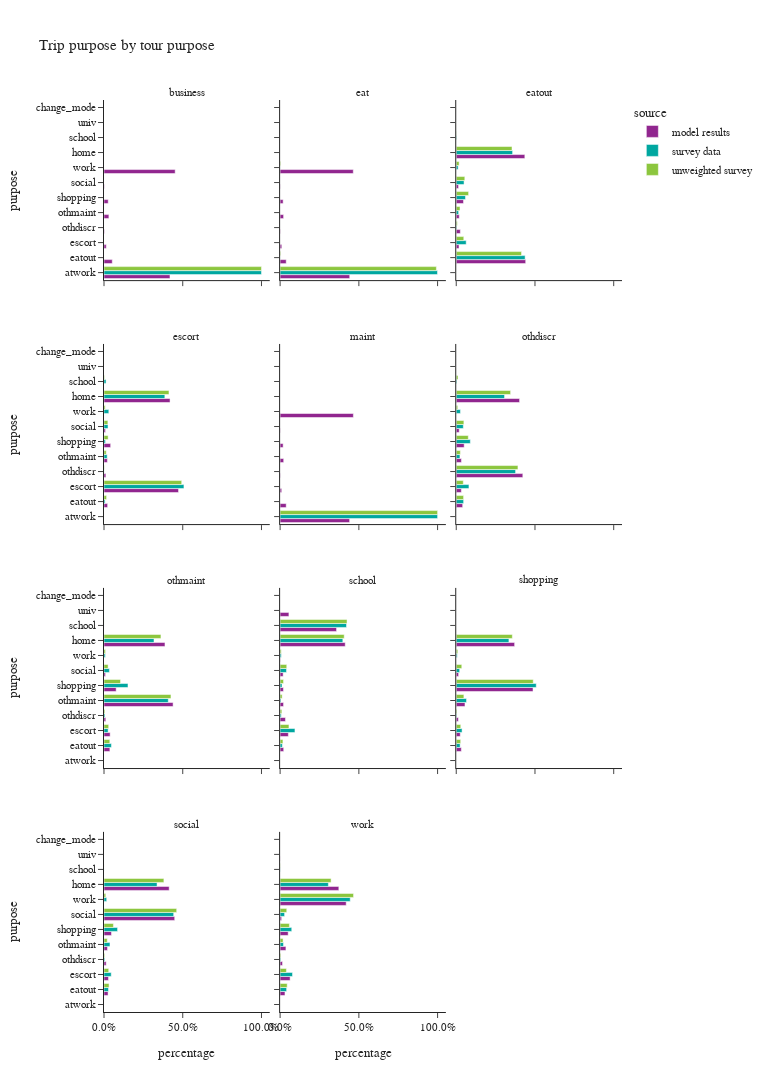

Notebook cell for this chart:
### Code cell
plot_purpose(trip_wTour,'tour_type','tour purpose',3,1200)

### Figure 1 — Plotly figure (JSON) as saved in the notebook; plotly's stock layout.template omitted (floating-point values rounded to 4 significant figures)
{"data": [{"alignmentgroup": "True", "hovertemplate": "source=model results<br>tour_type=business<br>percentage=%{x}<br>purpose=%{y}<extra></extra>", "legendgroup": "model results", "marker": {"color": "#91268F", "pattern": {"shape": ""}}, "name": "model results", "offsetgroup": "model results", "orientation": "h", "showlegend": true, "textposition": "auto", "type": "bar", "x": [0.419, 0.05248, 0.01428, 0.002597, 0.03101, 0.02671, 0.002024, 0.4519], "xaxis": "x10", "y": ["atwork", "eatout", "escort", "othdiscr", "othmaint", "shopping", "social", "work"], "yaxis": "y10"}, {"alignmentgroup": "True", "hovertemplate": "source=model results<br>tour_type=eat<br>percentage=%{x}<br>purpose=%{y}<extra></extra>", "legendgroup": "model results", "marker": {"color": "#91268F", "pattern": {"shape": ""}}, "name": "model results", "offsetgroup": "model results", "orientation": "h", "showlegend": false, "textposition": "auto", "type": "bar", "x": [0.4419, 0.03861, 0.01055, 0.001796, 0.02202, 0.01919, 0.001364, 0.4646], "xaxis": "x11", "y": ["atwork", "eatout", "escort", "othdiscr", "othmaint", "shopping", "social", "work"], "yaxis": "y11"}, {"alignmentgroup": "True", "hovertemplate": "source=model results<br>tour_type=eatout<br>percentage=%{x}<br>purpose=%{y}<extra></extra>", "legendgroup": "model results", "marker": {"color": "#91268F", "pattern": {"shape": ""}}, "name": "model results", "offsetgroup": "model results", "orientation": "h", "showlegend": false, "textposition": "auto", "type": "bar", "x": [0.441, 0.0176, 0.4356, 0.02599, 0.01918, 0.04607, 0.01463], "xaxis": "x12", "y": ["eatout", "escort", "home", "othdiscr", "othmaint", "shopping", "social"], "yaxis": "y12"}, {"alignmentgroup": "True", "hovertemplate": "source=model results<br>tour_type=escort<br>percentage=%{x}<br>purpose=%{y}<extra></extra>", "legendgroup": "model results", "marker": {"color": "#91268F", "pattern": {"shape": ""}}, "name": "model results", "offsetgroup": "model results", "orientation": "h", "showlegend": false, "textposition": "auto", "type": "bar", "x": [0.02294, 0.4732, 0.4193, 0.01178, 0.02128, 0.0422, 0.009251], "xaxis": "x7", "y": ["eatout", "escort", "home", "othdiscr", "othmaint", "shopping", "social"], "yaxis": "y7"}, {"alignmentgroup": "True", "hovertemplate": "source=model results<br>tour_type=maint<br>percentage=%{x}<br>purpose=%{y}<extra></extra>", "legendgroup": "model results", "marker": {"color": "#91268F", "pattern": {"shape": ""}}, "name": "model results", "offsetgroup": "model results", "orientation": "h", "showlegend": false, "textposition": "auto", "type": "bar", "x": [0.4413, 0.03852, 0.01002, 0.001696, 0.02259, 0.01921, 0.001521, 0.4652], "xaxis": "x8", "y": ["atwork", "eatout", "escort", "othdiscr", "othmaint", "shopping", "social", "work"], "yaxis": "y8"}, {"alignmentgroup": "True", "hovertemplate": "source=model results<br>tour_type=othdiscr<br>percentage=%{x}<br>purpose=%{y}<extra></extra>", "legendgroup": "model results", "marker": {"color": "#91268F", "pattern": {"shape": ""}}, "name": "model results", "offsetgroup": "model results", "orientation": "h", "showlegend": false, "textposition": "auto", "type": "bar", "x": [0.04068, 0.03245, 0.4022, 0.4227, 0.03284, 0.05037, 0.01877], "xaxis": "x9", "y": ["eatout", "escort", "home", "othdiscr", "othmaint", "shopping", "social"], "yaxis": "y9"}, {"alignmentgroup": "True", "hovertemplate": "source=model results<br>tour_type=othmaint<br>percentage=%{x}<br>purpose=%{y}<extra></extra>", "legendgroup": "model results", "marker": {"color": "#91268F", "pattern": {"shape": ""}}, "name": "model results", "offsetgroup": "model results", "orientation": "h", "showlegend": false, "textposition": "auto", "type": "bar", "x": [0.0373, 0.03896, 0.3872, 0.01131, 0.4387, 0.07719, 0.009304], "xaxis": "x4", "y": ["eatout", "escort", "home", "othdiscr", "othmaint", "shopping", "social"], "yaxis": "y4"}, {"alignmentgroup": "True", "hovertemplate": "source=model results<br>tour_type=school<br>percentage=%{x}<br>purpose=%{y}<extra></extra>", "legendgroup": "model results", "marker": {"color": "#91268F", "pattern": {"shape": ""}}, "name": "model results", "offsetgroup": "model results", "orientation": "h", "showlegend": false, "textposition": "auto", "type": "bar", "x": [0.02271, 0.05227, 0.4134, 0.03383, 0.02175, 0.3583, 0.02114, 0.01922, 0.05578, 0.001614], "xaxis": "x5", "y": ["eatout", "escort", "home", "othdiscr", "othmaint", "school", "shopping", "social", "univ", "work"], "yaxis": "y5"}, {"alignmentgroup": "True", "hovertemplate": "source=model results<br>tour_type=shopping<br>percentage=%{x}<br>purpose=%{y}<extra></extra>", "legendgroup": "model results", "marker": {"color": "#91268F", "pattern": {"shape": ""}}, "name": "model results", "offsetgroup": "model results", "orientation": "h", "showlegend": false, "textposition": "auto", "type": "bar", "x": [0.03231, 0.02553, 0.3707, 0.01333, 0.05552, 0.4876, 0.015], "xaxis": "x6", "y": ["eatout", "escort", "home", "othdiscr", "othmaint", "shopping", "social"], "yaxis": "y6"}, {"alignmentgroup": "True", "hovertemplate": "source=model results<br>tour_type=social<br>percentage=%{x}<br>purpose=%{y}<extra></extra>", "legendgroup": "model results", "marker": {"color": "#91268F", "pattern": {"shape": ""}}, "name": "model results", "offsetgroup": "model results", "orientation": "h", "showlegend": false, "textposition": "auto", "type": "bar", "x": [0.02586, 0.0284, 0.4138, 0.01377, 0.02192, 0.04724, 0.449], "xaxis": "x", "y": ["eatout", "escort", "home", "othdiscr", "othmaint", "shopping", "social"], "yaxis": "y"}, {"alignmentgroup": "True", "hovertemplate": "source=model results<br>tour_type=work<br>percentage=%{x}<br>purpose=%{y}<extra></extra>", "legendgroup": "model results", "marker": {"color": "#91268F", "pattern": {"shape": ""}}, "name": "model results", "offsetgroup": "model results", "orientation": "h", "showlegend": false, "textposition": "auto", "type": "bar", "x": [0.0308, 0.06348, 0.3728, 0.01523, 0.03685, 0.05114, 0.009511, 0.0006622, 0.4195], "xaxis": "x2", "y": ["eatout", "escort", "home", "othdiscr", "othmaint", "shopping", "social", "univ", "work"], "yaxis": "y2"}, {"alignmentgroup": "True", "hovertemplate": "source=survey data<br>tour_type=business<br>percentage=%{x}<br>purpose=%{y}<extra></extra>", "legendgroup": "survey data", "marker": {"color": "#00A7A0", "pattern": {"shape": ""}}, "name": "survey data", "offsetgroup": "survey data", "orientation": "h", "showlegend": true, "textposition": "auto", "type": "bar", "x": [1.0], "xaxis": "x10", "y": ["atwork"], "yaxis": "y10"}, {"alignmentgroup": "True", "hovertemplate": "source=survey data<br>tour_type=eat<br>percentage=%{x}<br>purpose=%{y}<extra></extra>", "legendgroup": "survey data", "marker": {"color": "#00A7A0", "pattern": {"shape": ""}}, "name": "survey data", "offsetgroup": "survey data", "orientation": "h", "showlegend": false, "textposition": "auto", "type": "bar", "x": [0.9992, 0.0003987, 0.0003987], "xaxis": "x11", "y": ["atwork", "eatout", "work"], "yaxis": "y11"}, {"alignmentgroup": "True", "hovertemplate": "source=survey data<br>tour_type=eatout<br>percentage=%{x}<br>purpose=%{y}<extra></extra>", "legendgroup": "survey data", "marker": {"color": "#00A7A0", "pattern": {"shape": ""}}, "name": "survey data", "offsetgroup": "survey data", "orientation": "h", "showlegend": false, "textposition": "auto", "type": "bar", "x": [0.4374, 0.06314, 0.3578, 0.003151, 0.01523, 0.002926, 0.05862, 0.04966, 0.01204], "xaxis": "x12", "y": ["eatout", "escort", "home", "othdiscr", "othmaint", "school", "shopping", "social", "work"], "yaxis": "y12"}, {"alignmentgroup": "True", "hovertemplate": "source=survey data<br>tour_type=escort<br>percentage=%{x}<br>purpose=%{y}<extra></extra>", "legendgroup": "survey data", "marker": {"color": "#00A7A0", "pattern": {"shape": ""}}, "name": "survey data", "offsetgroup": "survey data", "orientation": "h", "showlegend": false, "textposition": "auto", "type": "bar", "x": [0.006951, 0.5076, 0.3863, 0.0006369, 0.0202, 0.013, 0.009107, 0.02561, 0.03053], "xaxis": "x7", "y": ["eatout", "escort", "home", "othdiscr", "othmaint", "school", "shopping", "social", "work"], "yaxis": "y7"}, {"alignmentgroup": "True", "hovertemplate": "source=survey data<br>tour_type=maint<br>percentage=%{x}<br>purpose=%{y}<extra></extra>", "legendgroup": "survey data", "marker": {"color": "#00A7A0", "pattern": {"shape": ""}}, "name": "survey data", "offsetgroup": "survey data", "orientation": "h", "showlegend": false, "textposition": "auto", "type": "bar", "x": [1.0], "xaxis": "x8", "y": ["atwork"], "yaxis": "y8"}, {"alignmentgroup": "True", "hovertemplate": "source=survey data<br>tour_type=othdiscr<br>percentage=%{x}<br>purpose=%{y}<extra></extra>", "legendgroup": "survey data", "marker": {"color": "#00A7A0", "pattern": {"shape": ""}}, "name": "survey data", "offsetgroup": "survey data", "orientation": "h", "showlegend": false, "textposition": "auto", "type": "bar", "x": [0.0469, 0.08066, 0.3067, 0.3768, 0.02355, 0.004345, 0.08954, 0.04489, 0.02664], "xaxis": "x9", "y": ["eatout", "escort", "home", "othdiscr", "othmaint", "school", "shopping", "social", "work"], "yaxis": "y9"}, {"alignmentgroup": "True", "hovertemplate": "source=survey data<br>tour_type=othmaint<br>percentage=%{x}<br>purpose=%{y}<extra></extra>", "legendgroup": "survey data", "marker": {"color": "#00A7A0", "pattern": {"shape": ""}}, "name": "survey data", "offsetgroup": "survey data", "orientation": "h", "showlegend": false, "textposition": "auto", "type": "bar", "x": [0.04707, 0.02607, 0.3175, 0.006122, 0.4081, 0.0002142, 0.1523, 0.0343, 0.008216], "xaxis": "x4", "y": ["eatout", "escort", "home", "othdiscr", "othmaint", "school", "shopping", "social", "work"], "yaxis": "y4"}, {"alignmentgroup": "True", "hovertemplate": "source=survey data<br>tour_type=school<br>percentage=%{x}<br>purpose=%{y}<extra></extra>", "legendgroup": "survey data", "marker": {"color": "#00A7A0", "pattern": {"shape": ""}}, "name": "survey data", "offsetgroup": "survey data", "orientation": "h", "showlegend": false, "textposition": "auto", "type": "bar", "x": [0.01384, 0.09415, 0.3982, 0.007053, 0.005465, 0.4216, 0.0121, 0.04037, 0.007221], "xaxis": "x5", "y": ["eatout", "escort", "home", "othdiscr", "othmaint", "school", "shopping", "social", "work"], "yaxis": "y5"}, {"alignmentgroup": "True", "hovertemplate": "source=survey data<br>tour_type=shopping<br>percentage=%{x}<br>purpose=%{y}<extra></extra>", "legendgroup": "survey data", "marker": {"color": "#00A7A0", "pattern": {"shape": ""}}, "name": "survey data", "offsetgroup": "survey data", "orientation": "h", "showlegend": false, "textposition": "auto", "type": "bar", "x": [0.02473, 0.037, 0.3345, 0.00278, 0.06514, 0.5081, 0.02159, 0.006197], "xaxis": "x6", "y": ["eatout", "escort", "home", "othdiscr", "othmaint", "shopping", "social", "work"], "yaxis": "y6"}, {"alignmentgroup": "True", "hovertemplate": "source=survey data<br>tour_type=social<br>percentage=%{x}<br>purpose=%{y}<extra></extra>", "legendgroup": "survey data", "marker": {"color": "#00A7A0", "pattern": {"shape": ""}}, "name": "survey data", "offsetgroup": "survey data", "orientation": "h", "showlegend": false, "textposition": "auto", "type": "bar", "x": [0.0285, 0.04588, 0.3369, 0.00491, 0.0379, 0.0002501, 0.08609, 0.4425, 0.0171], "xaxis": "x", "y": ["eatout", "escort", "home", "othdiscr", "othmaint", "school", "shopping", "social", "work"], "yaxis": "y"}, {"alignmentgroup": "True", "hovertemplate": "source=survey data<br>tour_type=work<br>percentage=%{x}<br>purpose=%{y}<extra></extra>", "legendgroup": "survey data", "marker": {"color": "#00A7A0", "pattern": {"shape": ""}}, "name": "survey data", "offsetgroup": "survey data", "orientation": "h", "showlegend": false, "textposition": "auto", "type": "bar", "x": [2.513e-07, 0.04124, 0.07865, 0.3064, 0.003869, 0.02127, 0.001152, 0.0738, 0.02838, 0.4452], "xaxis": "x2", "y": ["change_mode", "eatout", "escort", "home", "othdiscr", "othmaint", "school", "shopping", "social", "work"], "yaxis": "y2"}, {"alignmentgroup": "True", "hovertemplate": "source=unweighted survey<br>tour_type=business<br>percentage=%{x}<br>purpose=%{y}<extra></extra>", "legendgroup": "unweighted survey", "marker": {"color": "#8CC63E", "pattern": {"shape": ""}}, "name": "unweighted survey", "offsetgroup": "unweighted survey", "orientation": "h", "showlegend": true, "textposition": "auto", "type": "bar", "x": [1.0], "xaxis": "x10", "y": ["atwork"], "yaxis": "y10"}, {"alignmentgroup": "True", "hovertemplate": "source=unweighted survey<br>tour_type=eat<br>percentage=%{x}<br>purpose=%{y}<extra></extra>", "legendgroup": "unweighted survey", "marker": {"color": "#8CC63E", "pattern": {"shape": ""}}, "name": "unweighted survey", "offsetgroup": "unweighted survey", "orientation": "h", "showlegend": false, "textposition": "auto", "type": "bar", "x": [0.9924, 0.003817, 0.003817], "xaxis": "x11", "y": ["atwork", "eatout", "work"], "yaxis": "y11"}, {"alignmentgroup": "True", "hovertemplate": "source=unweighted survey<br>tour_type=eatout<br>percentage=%{x}<br>purpose=%{y}<extra></extra>", "legendgroup": "unweighted survey", "marker": {"color": "#8CC63E", "pattern": {"shape": ""}}, "name": "unweighted survey", "offsetgroup": "unweighted survey", "orientation": "h", "showlegend": false, "textposition": "auto", "type": "bar", "x": [0.4146, 0.04791, 0.3541, 0.006533, 0.02395, 0.001742, 0.0784, 0.05444, 0.01829], "xaxis": "x12", "y": ["eatout", "escort", "home", "othdiscr", "othmaint", "school", "shopping", "social", "work"], "yaxis": "y12"}, {"alignmentgroup": "True", "hovertemplate": "source=unweighted survey<br>tour_type=escort<br>percentage=%{x}<br>purpose=%{y}<extra></extra>", "legendgroup": "unweighted survey", "marker": {"color": "#8CC63E", "pattern": {"shape": ""}}, "name": "unweighted survey", "offsetgroup": "unweighted survey", "orientation": "h", "showlegend": false, "textposition": "auto", "type": "bar", "x": [0.01624, 0.4933, 0.4126, 0.002082, 0.01415, 0.003331, 0.02623, 0.02456, 0.007494], "xaxis": "x7", "y": ["eatout", "escort", "home", "othdiscr", "othmaint", "school", "shopping", "social", "work"], "yaxis": "y7"}, {"alignmentgroup": "True", "hovertemplate": "source=unweighted survey<br>tour_type=maint<br>percentage=%{x}<br>purpose=%{y}<extra></extra>", "legendgroup": "unweighted survey", "marker": {"color": "#8CC63E", "pattern": {"shape": ""}}, "name": "unweighted survey", "offsetgroup": "unweighted survey", "orientation": "h", "showlegend": false, "textposition": "auto", "type": "bar", "x": [1.0], "xaxis": "x8", "y": ["atwork"], "yaxis": "y8"}, {"alignmentgroup": "True", "hovertemplate": "source=unweighted survey<br>tour_type=othdiscr<br>percentage=%{x}<br>purpose=%{y}<extra></extra>", "legendgroup": "unweighted survey", "marker": {"color": "#8CC63E", "pattern": {"shape": ""}}, "name": "unweighted survey", "offsetgroup": "unweighted survey", "orientation": "h", "showlegend": false, "textposition": "auto", "type": "bar", "x": [0.04664, 0.04478, 0.3451, 0.3918, 0.02612, 0.01119, 0.07649, 0.04851, 0.009328], "xaxis": "x9", "y": ["eatout", "escort", "home", "othdiscr", "othmaint", "school", "shopping", "social", "work"], "yaxis": "y9"}, {"alignmentgroup": "True", "hovertemplate": "source=unweighted survey<br>tour_type=othmaint<br>percentage=%{x}<br>purpose=%{y}<extra></extra>", "legendgroup": "unweighted survey", "marker": {"color": "#8CC63E", "pattern": {"shape": ""}}, "name": "unweighted survey", "offsetgroup": "unweighted survey", "orientation": "h", "showlegend": false, "textposition": "auto", "type": "bar", "x": [0.03678, 0.02975, 0.3616, 0.005785, 0.4252, 0.0004132, 0.105, 0.02603, 0.009504], "xaxis": "x4", "y": ["eatout", "escort", "home", "othdiscr", "othmaint", "school", "shopping", "social", "work"], "yaxis": "y4"}, {"alignmentgroup": "True", "hovertemplate": "source=unweighted survey<br>tour_type=school<br>percentage=%{x}<br>purpose=%{y}<extra></extra>", "legendgroup": "unweighted survey", "marker": {"color": "#8CC63E", "pattern": {"shape": ""}}, "name": "unweighted survey", "offsetgroup": "unweighted survey", "orientation": "h", "showlegend": false, "textposition": "auto", "type": "bar", "x": [0.01783, 0.05605, 0.407, 0.01083, 0.01274, 0.4248, 0.02166, 0.04204, 0.007006], "xaxis": "x5", "y": ["eatout", "escort", "home", "othdiscr", "othmaint", "school", "shopping", "social", "work"], "yaxis": "y5"}, {"alignmentgroup": "True", "hovertemplate": "source=unweighted survey<br>tour_type=shopping<br>percentage=%{x}<br>purpose=%{y}<extra></extra>", "legendgroup": "unweighted survey", "marker": {"color": "#8CC63E", "pattern": {"shape": ""}}, "name": "unweighted survey", "offsetgroup": "unweighted survey", "orientation": "h", "showlegend": false, "textposition": "auto", "type": "bar", "x": [0.02818, 0.02864, 0.3561, 0.00485, 0.0485, 0.4889, 0.0351, 0.0097], "xaxis": "x6", "y": ["eatout", "escort", "home", "othdiscr", "othmaint", "shopping", "social", "work"], "yaxis": "y6"}, {"alignmentgroup": "True", "hovertemplate": "source=unweighted survey<br>tour_type=social<br>percentage=%{x}<br>purpose=%{y}<extra></extra>", "legendgroup": "unweighted survey", "marker": {"color": "#8CC63E", "pattern": {"shape": ""}}, "name": "unweighted survey", "offsetgroup": "unweighted survey", "orientation": "h", "showlegend": false, "textposition": "auto", "type": "bar", "x": [0.03216, 0.02982, 0.3802, 0.004436, 0.0207, 0.0002464, 0.05976, 0.4616, 0.01109], "xaxis": "x", "y": ["eatout", "escort", "home", "othdiscr", "othmaint", "school", "shopping", "social", "work"], "yaxis": "y"}, {"alignmentgroup": "True", "hovertemplate": "source=unweighted survey<br>tour_type=work<br>percentage=%{x}<br>purpose=%{y}<extra></extra>", "legendgroup": "unweighted survey", "marker": {"color": "#8CC63E", "pattern": {"shape": ""}}, "name": "unweighted survey", "offsetgroup": "unweighted survey", "orientation": "h", "showlegend": false, "textposition": "auto", "type": "bar", "x": [0.0001078, 0.04483, 0.03987, 0.3237, 0.00431, 0.01875, 0.001293, 0.05884, 0.04203, 0.4663], "xaxis": "x2", "y": ["change_mode", "eatout", "escort", "home", "othdiscr", "othmaint", "school", "shopping", "social", "work"], "yaxis": "y2"}], "layout": {"annotations": [{"font": {}, "showarrow": false, "text": "social", "x": 0.16, "xanchor": "center", "xref": "paper", "y": 0.1975, "yanchor": "bottom", "yref": "paper"}, {"font": {}, "showarrow": false, "text": "work", "x": 0.5, "xanchor": "center", "xref": "paper", "y": 0.1975, "yanchor": "bottom", "yref": "paper"}, {"font": {}, "showarrow": false, "text": "othmaint", "x": 0.16, "xanchor": "center", "xref": "paper", "y": 0.465, "yanchor": "bottom", "yref": "paper"}, {"font": {}, "showarrow": false, "text": "school", "x": 0.5, "xanchor": "center", "xref": "paper", "y": 0.465, "yanchor": "bottom", "yref": "paper"}, {"font": {}, "showarrow": false, "text": "shopping", "x": 0.84, "xanchor": "center", "xref": "paper", "y": 0.465, "yanchor": "bottom", "yref": "paper"}, {"font": {}, "showarrow": false, "text": "escort", "x": 0.16, "xanchor": "center", "xref": "paper", "y": 0.7325, "yanchor": "bottom", "yref": "paper"}, {"font": {}, "showarrow": false, "text": "maint", "x": 0.5, "xanchor": "center", "xref": "paper", "y": 0.7325, "yanchor": "bottom", "yref": "paper"}, {"font": {}, "showarrow": false, "text": "othdiscr", "x": 0.84, "xanchor": "center", "xref": "paper", "y": 0.7325, "yanchor": "bottom", "yref": "paper"}, {"font": {}, "showarrow": false, "text": "business", "x": 0.16, "xanchor": "center", "xref": "paper", "y": 1.0, "yanchor": "bottom", "yref": "paper"}, {"font": {}, "showarrow": false, "text": "eat", "x": 0.5, "xanchor": "center", "xref": "paper", "y": 1.0, "yanchor": "bottom", "yref": "paper"}, {"font": {}, "showarrow": false, "text": "eatout", "x": 0.84, "xanchor": "center", "xref": "paper", "y": 1.0, "yanchor": "bottom", "yref": "paper"}], "barmode": "group", "height": 1200, "legend": {"title": {"text": "source"}, "tracegroupgap": 0}, "title": {"text": "Trip purpose by tour purpose"}, "width": 770, "xaxis": {"anchor": "y", "domain": [0.0, 0.32], "tickformat": ".1%", "title": {"text": "percentage"}}, "xaxis10": {"anchor": "y10", "domain": [0.0, 0.32], "matches": "x", "showticklabels": false, "tickformat": ".1%"}, "xaxis11": {"anchor": "y11", "domain": [0.34, 0.66], "matches": "x", "showticklabels": false, "tickformat": ".1%"}, "xaxis12": {"anchor": "y12", "domain": [0.68, 1.0], "matches": "x", "showticklabels": false, "tickformat": ".1%"}, "xaxis2": {"anchor": "y2", "domain": [0.34, 0.66], "matches": "x", "tickformat": ".1%", "title": {"text": "percentage"}}, "xaxis3": {"anchor": "y3", "domain": [0.68, 1.0], "matches": "x", "tickformat": ".1%", "title": {"text": "percentage"}}, "xaxis4": {"anchor": "y4", "domain": [0.0, 0.32], "matches": "x", "showticklabels": false, "tickformat": ".1%"}, "xaxis5": {"anchor": "y5", "domain": [0.34, 0.66], "matches": "x", "showticklabels": false, "tickformat": ".1%"}, "xaxis6": {"anchor": "y6", "domain": [0.68, 1.0], "matches": "x", "showticklabels": false, "tickformat": ".1%"}, "xaxis7": {"anchor": "y7", "domain": [0.0, 0.32], "matches": "x", "showticklabels": false, "tickformat": ".1%"}, "xaxis8": {"anchor": "y8", "domain": [0.34, 0.66], "matches": "x", "showticklabels": false, "tickformat": ".1%"}, "xaxis9": {"anchor": "y9", "domain": [0.68, 1.0], "matches": "x", "showticklabels": false, "tickformat": ".1%"}, "yaxis": {"anchor": "x", "domain": [0.0, 0.1975], "title": {"text": "purpose"}}, "yaxis10": {"anchor": "x10", "domain": [0.8025, 1.0], "matches": "y", "title": {"text": "purpose"}}, "yaxis11": {"anchor": "x11", "domain": [0.8025, 1.0], "matches": "y", "showticklabels": false}, "yaxis12": {"anchor": "x12", "domain": [0.8025, 1.0], "matches": "y", "showticklabels": false}, "yaxis2": {"anchor": "x2", "domain": [0.0, 0.1975], "matches": "y", "showticklabels": false}, "yaxis3": {"anchor": "x3", "domain": [0.0, 0.1975], "matches": "y", "showticklabels": false}, "yaxis4": {"anchor": "x4", "domain": [0.2675, 0.465], "matches": "y", "title": {"text": "purpose"}}, "yaxis5": {"anchor": "x5", "domain": [0.2675, 0.465], "matches": "y", "showticklabels": false}, "yaxis6": {"anchor": "x6", "domain": [0.2675, 0.465], "matches": "y", "showticklabels": false}, "yaxis7": {"anchor": "x7", "domain": [0.535, 0.7325], "matches": "y", "title": {"text": "purpose"}}, "yaxis8": {"anchor": "x8", "domain": [0.535, 0.7325], "matches": "y", "showticklabels": false}, "yaxis9": {"anchor": "x9", "domain": [0.535, 0.7325], "matches": "y", "showticklabels": false}}}
